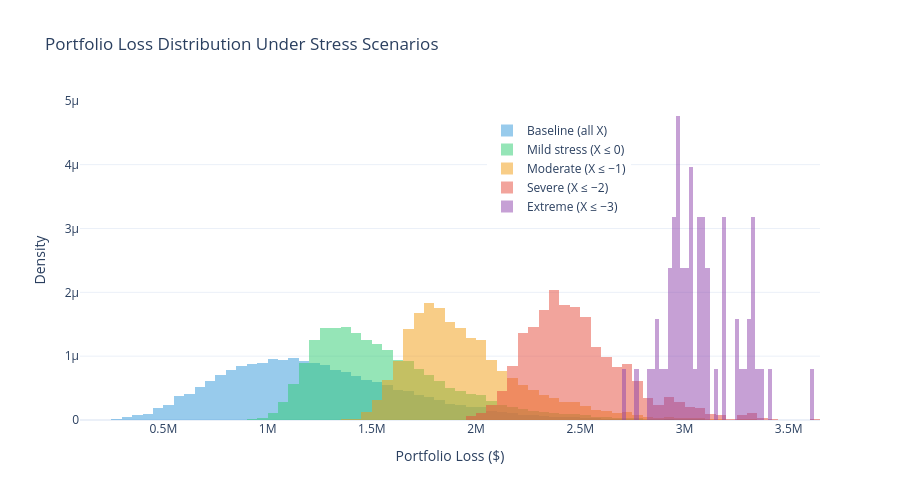

Source (notebook cell):
### Markdown cell above
### Stress Testing the Latent Factor - Recession scenario


We condition on $X \leq x^*$ for various stress levels and examine the resulting loss distribution

### Code cell
stress_levels = {
    'Baseline (all X)':    (-np.inf, np.inf),
    'Mild stress (X ≤ 0)': (-np.inf, 0),
    'Moderate (X ≤ −1)':   (-np.inf, -1),
    'Severe (X ≤ −2)':     (-np.inf, -2),
    'Extreme (X ≤ −3)':    (-np.inf, -3),
}

fig = go.Figure()
stress_colors = ['#3498db', '#2ecc71', '#f39c12', '#e74c3c', '#8e44ad']

print("Stress Test Results")
print(f"{'Scenario':<25s} {'# Paths':>10s} {'Mean Loss':>12s} {'VaR 99%':>12s} "
      f"{'Default Rate':>14s}")

for (name, (x_lo, x_hi)), color in zip(stress_levels.items(), stress_colors):
    mask = (X_draws >= x_lo) & (X_draws <= x_hi)
    if mask.sum() < 10:
        continue
    stressed_losses = losses[mask]
    stressed_dr = portfolio_default_rate[mask]

    print(f"  {name:<23s} {mask.sum():>10,d} ${stressed_losses.mean():>11,.0f} "
          f"${np.percentile(stressed_losses, 99):>11,.0f} "
          f"{stressed_dr.mean():>14.2%}")

    fig.add_trace(go.Histogram(
        x=stressed_losses, name=name, opacity=0.5,
        marker_color=color, histnorm='probability density',
        nbinsx=80
    ))

print("-" * 80)

fig.update_layout(
    title="Portfolio Loss Distribution Under Stress Scenarios",
    xaxis_title="Portfolio Loss ($)",
    yaxis_title="Density",
    barmode='overlay',
    template="plotly_white", height=500,
    legend=dict(x=0.55, y=0.95)
)
fig.show()

### Figure 1 — Plotly figure (JSON) as saved in the notebook; plotly's stock layout.template omitted (floating-point values rounded to 4 significant figures; data arrays with more than 128 entries replaced by an {"elided": "..."} marker saying what was removed)
{"data": [{"histnorm": "probability density", "marker": {"color": "#3498db"}, "name": "Baseline (all X)", "nbinsx": 80, "opacity": 0.5, "type": "histogram", "x": {"elided": "50000 float values"}}, {"histnorm": "probability density", "marker": {"color": "#2ecc71"}, "name": "Mild stress (X ≤ 0)", "nbinsx": 80, "opacity": 0.5, "type": "histogram", "x": {"elided": "24888 float values"}}, {"histnorm": "probability density", "marker": {"color": "#f39c12"}, "name": "Moderate (X ≤ −1)", "nbinsx": 80, "opacity": 0.5, "type": "histogram", "x": {"elided": "7858 float values"}}, {"histnorm": "probability density", "marker": {"color": "#e74c3c"}, "name": "Severe (X ≤ −2)", "nbinsx": 80, "opacity": 0.5, "type": "histogram", "x": {"elided": "1087 float values"}}, {"histnorm": "probability density", "marker": {"color": "#8e44ad"}, "name": "Extreme (X ≤ −3)", "nbinsx": 80, "opacity": 0.5, "type": "histogram", "x": [3111000.0, 2977000.0, 3610000.0, 3335000.0, 2952000.0, 3040000.0, 3407000.0, 3315000.0, 3105000.0, 3296000.0, 2942000.0, 2773000.0, 3325000.0, 3000000.0, 3030000.0, 2872000.0, 3093000.0, 3064000.0, 2829000.0, 2868000.0, 2956000.0, 3076000.0, 3198000.0, 2971000.0, 2978000.0, 3068000.0, 3019000.0, 3352000.0, 3330000.0, 3084000.0, 3376000.0, 3314000.0, 3001000.0, 2843000.0, 3089000.0, 2705000.0, 2920000.0, 2932000.0, 2995000.0, 2999000.0, 2903000.0, 2943000.0, 2977000.0, 3091000.0, 2987000.0, 3150000.0, 3034000.0, 3254000.0, 2938000.0, 2979000.0, 3041000.0, 3106000.0, 2884000.0, 3036000.0, 3182000.0, 3196000.0, 3191000.0, 3329000.0, 2977000.0, 3075000.0, 3273000.0, 3030000.0, 3252000.0]}], "layout": {"barmode": "overlay", "height": 500, "legend": {"x": 0.55, "y": 0.95}, "title": {"text": "Portfolio Loss Distribution Under Stress Scenarios"}, "xaxis": {"title": {"text": "Portfolio Loss ($)"}}, "yaxis": {"title": {"text": "Density"}}}}
